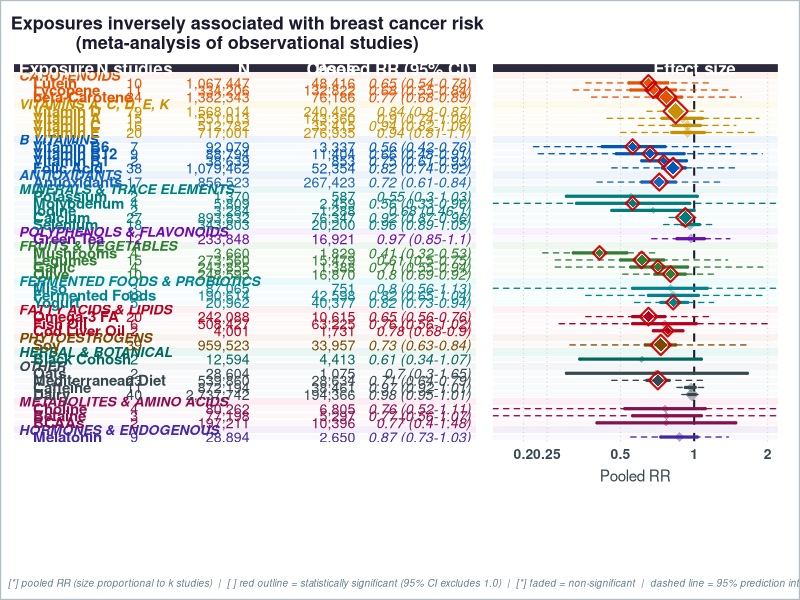
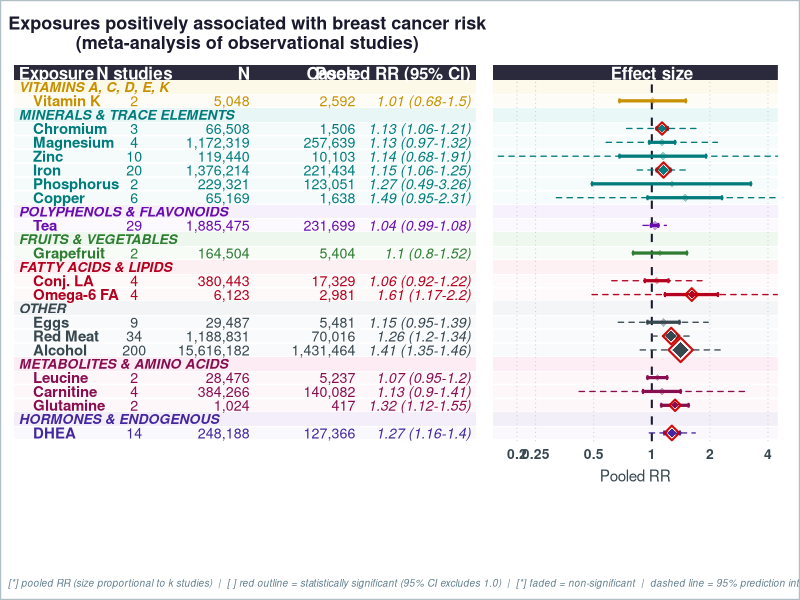
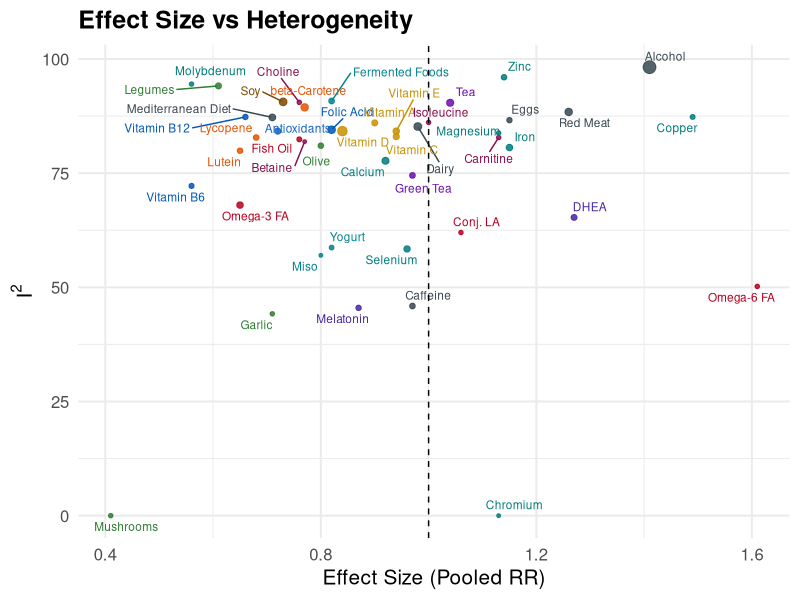
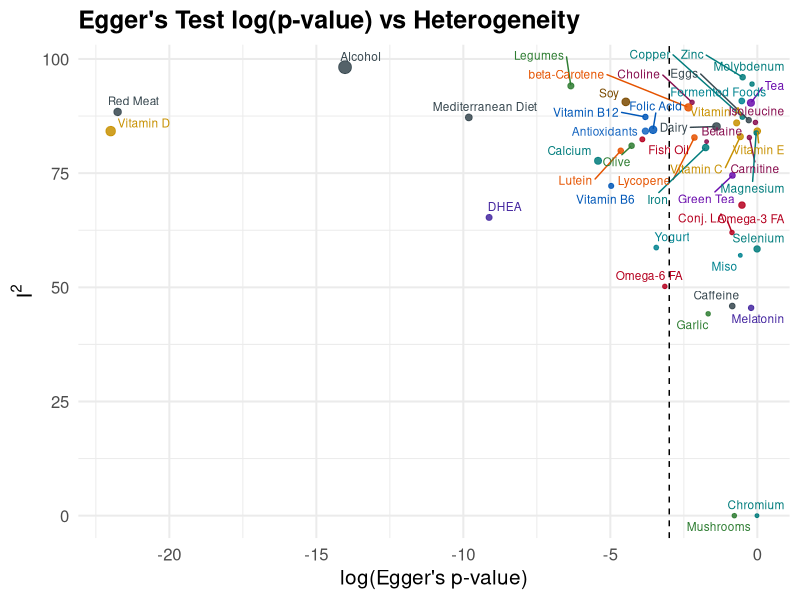

Here is the R script that generated these plots, in order:
# =============================================================================
# Combined analysis plots — Forest plots + Scatter diagnostic plots
# Data: exposures_meta_analysis_final_combined.xlsx
# =============================================================================
script_arg <- grep("^--file=", commandArgs(trailingOnly = FALSE), value = TRUE)
if (length(script_arg) == 1) {
  setwd(dirname(normalizePath(sub("^--file=", "", script_arg))))
}
library(tidyverse)
library(scales)
library(readxl)
library(stringr)
library(cowplot)
library(ggtext)
library(ggrepel)
library(patchwork)

for (pkg in c("ggtext", "cowplot", "ggrepel", "patchwork")) {
  if (!requireNamespace(pkg, quietly = TRUE)) install.packages(pkg)
}

output_dir <- "."
dir.create(output_dir, showWarnings = FALSE, recursive = TRUE)

# =============================================================================
# 1. Read & clean data
# ============================================================================= View(dat_clean)

raw <- read_excel("exposures_meta_analysis_final_combined.xlsx")

# Standardise column names
names(raw) <- c(
  "Exposure", "n_studies", "pooled_es_num",
  "ci_low", "ci_high",
  "pi_low", "pi_high",
  "I2", "eggers_p",
  "Total_N", "N_cases"
)

dat_clean <- raw %>%
  mutate(
    # Reconstruct a display string  "OR (low–high)" for the table column
    pooled_ci_lab = paste0(
      pooled_es_num,
      " (", ci_low, "-", ci_high, ")"
    ),
    N_lab     = comma(Total_N),
    Cases_lab = comma(N_cases),
    sig = ifelse((ci_high < 1 | ci_low > 1), "Significant", "Not significant"),
    direction = case_when(
      pooled_es_num < 1 ~ "Protective",
      pooled_es_num > 1 ~ "Harmful",
      TRUE              ~ "Neutral"
    )
  )

# =============================================================================
# 2. Group mapping, order & colour palettes  (unchanged from original)
# =============================================================================

group_map <- tribble(
  ~Exposure,                  ~Group,
  "eggs",                     "Other",
  "dairy",                    "Other",
  "red_meat",             "Other",
  "fermented_foods",          "Fermented Foods & Probiotics",
  "skyr",                     "Fermented Foods & Probiotics",
  "hemp_seeds",               "Fatty Acids & Lipids",
  "kefir",                    "Fermented Foods & Probiotics",
  "legumes",                  "Fruits & Vegetables",
  "chia_seeds",               "Fatty Acids & Lipids",
  "oats",                     "Other",
  "flax",                     "Phytoestrogens",
  "vitamin_b2",               "B Vitamins",
  "cesium",                   "Minerals & Trace Elements",
  "quercetin",                "Polyphenols & Flavonoids",
  "vitamin_b6",               "B Vitamins",
  "fish_oil",                 "Fatty Acids & Lipids",
  "grape",                    "Fruits & Vegetables",
  "lutein",                   "Carotenoids",
  "molybdenum",               "Minerals & Trace Elements",
  "garlic",                   "Fruits & Vegetables",
  "lycopene",                 "Carotenoids",
  "soy",                      "Phytoestrogens",
  "pantothenic_acid",         "B Vitamins",
  "resveratrol",              "Polyphenols & Flavonoids",
  "vitamin_a",                "Vitamins A, C, D, E, K",
  "vitamin_b1",               "B Vitamins",
  "mediterranean_diet",       "Other",
  "cod_liver_oil",            "Fatty Acids & Lipids",
  "antioxidants",             "Antioxidants",
  "betaine",                  "Metabolites & Amino Acids",
  "beta-carotene",            "Carotenoids",
  "choline",                  "Metabolites & Amino Acids",
  "magnesium",                "Minerals & Trace Elements",
  "olive",                    "Fruits & Vegetables",
  "vitamin_c",                "Vitamins A, C, D, E, K",
  "flaxseed",                 "Phytoestrogens",
  "iodine",                   "Minerals & Trace Elements",
  "green_tea",                "Polyphenols & Flavonoids",
  "mushrooms",                "Fruits & Vegetables",
  "calcium",                  "Minerals & Trace Elements",
  "copper",                   "Minerals & Trace Elements",
  "folic_acid",               "B Vitamins",
  "selenium",                 "Minerals & Trace Elements",
  "potassium",                "Minerals & Trace Elements",
  "vitamin_b12",              "B Vitamins",
  "tea",                      "Polyphenols & Flavonoids",
  "mineral_supplements",      "Minerals & Trace Elements",
  "papaya",                   "Fruits & Vegetables",
  "bcaas",                    "Metabolites & Amino Acids",
  "vitamin_e",                "Vitamins A, C, D, E, K",
  "vitamin_d",                "Vitamins A, C, D, E, K",
  "omega-3_fatty_acids",      "Fatty Acids & Lipids",
  "caffeine",                 "Other",
  "alcohol",                  "Other",
  "leucine",                  "Metabolites & Amino Acids",
  "iron",                     "Minerals & Trace Elements",
  "isoleucine",               "Metabolites & Amino Acids",
  "protein_intake",           "Metabolites & Amino Acids",
  "conjugated_linoleic_acid", "Fatty Acids & Lipids",
  "grapefruit",               "Fruits & Vegetables",
  "creatine",                 "Metabolites & Amino Acids",
  "chromium",                 "Minerals & Trace Elements",
  "glutamine",                "Metabolites & Amino Acids",
  "melatonin",                "Hormones & Endogenous",
  "vitamin_k",                "Vitamins A, C, D, E, K",
  "zinc",                     "Minerals & Trace Elements",
  "carnitine",                "Metabolites & Amino Acids",
  "dehydroepiandrosterone",   "Hormones & Endogenous",
  "cannabidiol",              "Herbal & Botanical",
  "phosphorus",               "Minerals & Trace Elements",
  "ginseng",                  "Herbal & Botanical",
  "vitamin_b3",               "B Vitamins",
  "omega-6_fatty_acids",      "Fatty Acids & Lipids",
  "ginkgo",                   "Herbal & Botanical",
  "coenzyme_q10",             "Antioxidants",
  "sauerkraut",               "Fermented Foods & Probiotics",
  "red_clover",               "Phytoestrogens",
  "black_cohosh",             "Herbal & Botanical",
  "n-acetylcysteine",         "Antioxidants",
  "miso",                     "Fermented Foods & Probiotics",
  "manganese",                "Minerals & Trace Elements",
  "yogurt",                   "Fermented Foods & Probiotics",
  "glucosamine",              "Metabolites & Amino Acids",
  "sage",                     "Herbal & Botanical",
  "pickled_vegetables",       "Fermented Foods & Probiotics",
  "lactobacillus",            "Fermented Foods & Probiotics"
)

group_order <- c(
  "Carotenoids",
  "Vitamins A, C, D, E, K",
  "B Vitamins",
  "Antioxidants",
  "Minerals & Trace Elements",
  "Polyphenols & Flavonoids",
  "Fruits & Vegetables",
  "Fermented Foods & Probiotics",
  "Fatty Acids & Lipids",
  "Phytoestrogens",
  "Herbal & Botanical",
  "Other",
  "Metabolites & Amino Acids",
  "Hormones & Endogenous"
)

group_colors <- c(
  "B Vitamins"               = "#0057B8",
  "Carotenoids"              = "#E55300",
  "Minerals & Trace Elements"= "#007C7C",
  "Fruits & Vegetables"      = "#2E7D32",
  "Vitamins A, C, D, E, K"     = "#C79000",
  "Polyphenols & Flavonoids" = "#6A0DAD",
  "Fermented Foods & Probiotics" = "#00838F",
  "Fatty Acids & Lipids"     = "#B5001F",
  "Phytoestrogens"           = "#7B4A00",
  "Other"                    = "#37474F",
  "Herbal & Botanical"       = "#00695C",
  "Metabolites & Amino Acids"= "#880E4F",
  "Hormones & Endogenous"    = "#4527A0",
  "Antioxidants"             = "#1565C0"
)

group_bg <- c(
  "B Vitamins"               = "#E3EEFA",
  "Carotenoids"              = "#FDEEE6",
  "Minerals & Trace Elements"= "#DFF2F2",
  "Fruits & Vegetables"      = "#E6F4E6",
  "Vitamins A, C, D, E, K"     = "#FBF6E0",
  "Polyphenols & Flavonoids" = "#F2E8FB",
  "Fermented Foods & Probiotics" = "#E0F7FA",
  "Fatty Acids & Lipids"     = "#FBEAED",
  "Phytoestrogens"           = "#F5EDE6",
  "Other"                    = "#ECEFF1",
  "Herbal & Botanical"       = "#E0F2EF",
  "Metabolites & Amino Acids"= "#FCE4EF",
  "Hormones & Endogenous"    = "#EDE7F6",
  "Antioxidants"             = "#E3EEF9"
)

missing_group_map <- setdiff(unique(dat_clean$Exposure), group_map$Exposure)
if (length(missing_group_map) > 0) {
  stop(
    "Missing exposure group mapping for: ",
    paste(sort(missing_group_map), collapse = ", ")
  )
}

# =============================================================================
# 3. Helper: pretty exposure labels
# =============================================================================

prettify_exposure <- function(x) {
  x %>%
    str_replace_all("_", " ") %>%
    str_to_title() %>%
    str_replace("Bcaas",                   "BCAAs") %>%
    str_replace("Beta-Carotene",            "beta-Carotene") %>%
    str_replace("Omega-3 Fatty Acids",      "Omega-3 FA") %>%
    str_replace("Omega-6 Fatty Acids",      "Omega-6 FA") %>%
    str_replace("Conjugated Linoleic Acid", "Conj. LA") %>%
    str_replace("Mineral Supplements",      "Minerals") %>%
    str_replace("Dehydroepiandrosterone",   "DHEA")
}

# =============================================================================
# 4. Forest plot helpers  (identical logic to original)
# =============================================================================

prepare_dat <- function(dat_clean, dir) {
  dat_clean %>%
    filter(n_studies > 1) %>%
    left_join(group_map, by = "Exposure") %>%
    mutate(
      Group          = replace_na(Group, "Other"),
      Exposure_label = prettify_exposure(Exposure),
      Group          = factor(Group, levels = group_order)
    ) %>%
    filter(direction == dir) %>%
    arrange(Group, pooled_es_num) %>%
    mutate(row = row_number())
}

build_plot_rows <- function(df) {
  groups_present <- df %>%
    group_by(Group) %>%
    summarise(n = n(), .groups = "drop") %>%
    arrange(match(Group, c(group_order, "Other")))
  
  plot_row   <- integer(nrow(df))
  label_rows <- list()
  current_row <- 1
  
  for (i in seq_len(nrow(groups_present))) {
    grp   <- as.character(groups_present$Group[i])
    n_grp <- groups_present$n[i]
    
    label_rows[[i]] <- tibble(plot_row = current_row, Group = grp, is_label = TRUE)
    current_row <- current_row + 1
    
    idx <- which(as.character(df$Group) == grp)
    plot_row[idx] <- seq(current_row, current_row + n_grp - 1)
    current_row <- current_row + n_grp
  }
  
  df$plot_row <- plot_row
  list(df = df, labels = bind_rows(label_rows), total_rows = current_row - 1)
}

# ---- Table panel ----
make_table_panel <- function(df, label_df, total_rows, title_text, fs = 3.8) {
  header_y <- 0
  y_lim    <- c(total_rows + 0.6, -0.65)
  
  ggplot() +
    geom_rect(data = df,
              aes(ymin = plot_row - 0.5, ymax = plot_row + 0.5,
                  xmin = -0.05, xmax = 4.75, fill = as.character(Group)),
              alpha = 0.30, inherit.aes = FALSE) +
    scale_fill_manual(values = group_bg, guide = "none") +
    geom_hline(yintercept = seq(0.5, total_rows + 0.5, 1),
               color = "white", linewidth = 0.6) +
    geom_rect(data = label_df,
              aes(ymin = plot_row - 0.5, ymax = plot_row + 0.5,
                  xmin = -0.05, xmax = 4.75, fill = Group),
              alpha = 0.70, inherit.aes = FALSE) +
    geom_text(data = label_df,
              aes(x = 0.0, y = plot_row, label = toupper(Group), color = Group),
              hjust = 0, size = fs - 0.3, fontface = "bold.italic", inherit.aes = FALSE) +
    scale_color_manual(values = group_colors, guide = "none") +
    geom_text(data = df,
              aes(x = 0.15, y = plot_row, label = Exposure_label,
                  color = as.character(Group)),
              hjust = 0, size = fs, fontface = "bold", inherit.aes = FALSE) +
    geom_text(data = df,
              aes(x = 1.2, y = plot_row, label = as.character(n_studies),
                  color = as.character(Group)),
              hjust = 0.5, size = fs - 0.2, inherit.aes = FALSE) +
    geom_text(data = df,
              aes(x = 2.4, y = plot_row, label = N_lab,
                  color = as.character(Group)),
              hjust = 1, size = fs - 0.2, inherit.aes = FALSE) +
    geom_text(data = df,
              aes(x = 3.5, y = plot_row, label = Cases_lab,
                  color = as.character(Group)),
              hjust = 1, size = fs - 0.2, inherit.aes = FALSE) +
    geom_text(data = df,
              aes(x = 4.7, y = plot_row, label = pooled_ci_lab,
                  color = as.character(Group)),
              hjust = 1, size = fs - 0.2, fontface = "italic", inherit.aes = FALSE) +
    annotate("rect",
             xmin = -0.05, xmax = 4.75, ymin = -0.60, ymax = 0.50,
             fill = "#1A1A2E", alpha = 0.93) +
    annotate("text", x = 0.0, y = header_y, label = "Exposure",
             hjust = 0, fontface = "bold", size = fs + 0.5, color = "white") +
    annotate("text", x = 1.2, y = header_y, label = "N studies",
             hjust = 0.5, fontface = "bold", size = fs + 0.5, color = "white") +
    annotate("text", x = 2.4, y = header_y, label = "N",
             hjust = 1, fontface = "bold", size = fs + 0.5, color = "white") +
    annotate("text", x = 3.5, y = header_y, label = "Cases",
             hjust = 1, fontface = "bold", size = fs + 0.5, color = "white") +
    annotate("text", x = 4.7, y = header_y, label = "Pooled RR (95% CI)",
             hjust = 1, fontface = "bold", size = fs + 0.5, color = "white") +
    scale_x_continuous(limits = c(-0.05, 4.8), expand = c(0, 0)) +
    scale_y_continuous(limits = y_lim, trans = "reverse", expand = c(0, 0)) +
    labs(title = title_text) +
    theme_void() +
    theme(
      plot.title      = element_text(face = "bold", hjust = 0.5, size = 13,
                                     color = "#1A1A2E", margin = margin(b = 8, t = 4)),
      plot.background = element_rect(fill = "white", color = NA),
      plot.margin     = margin(8, 4, 8, 10)
    )
}

# ---- Forest panel ----
make_forest_panel <- function(df, label_df, total_rows, xlim_max = 2.5, fs = 3.8) {
  header_y <- 0
  y_lim    <- c(total_rows + 0.6, -0.65)
  # Forest panel x-axis settings
  xlim_min <- 0.15
  x_breaks_all <- c(0.2, 0.25, 0.5, 1, 2, 4)
  x_breaks <- x_breaks_all[x_breaks_all >= xlim_min & x_breaks_all <= xlim_max]
  ggplot() +
    geom_rect(data = df,
              aes(ymin = plot_row - 0.5, ymax = plot_row + 0.5,
                  xmin = xlim_min, xmax = xlim_max, fill = as.character(Group)),
              alpha = 0.28, inherit.aes = FALSE) +
    scale_fill_manual(values = group_bg, guide = "none") +
    geom_hline(yintercept = seq(0.5, total_rows + 0.5, 1),
               color = "white", linewidth = 0.6) +
    geom_rect(data = label_df,
              aes(ymin = plot_row - 0.5, ymax = plot_row + 0.5,
                  xmin = xlim_min, xmax = xlim_max, fill = Group),
              alpha = 0.65, inherit.aes = FALSE) +
    geom_vline(xintercept = x_breaks[x_breaks != 1],
               color = "grey78", linewidth = 0.3, linetype = "dotted") +
    geom_vline(xintercept = 1,
               linetype = "dashed", linewidth = 0.7, color = "#1A1A2E") +
    # CI whiskers
    # CI whisker (main horizontal line)
    geom_segment(data = df,
                 aes(x    = pmax(ci_low,  xlim_min),
                     xend = pmin(ci_high, xlim_max),
                     y = plot_row, yend = plot_row,
                     color = as.character(Group)),
                 linewidth = 1.1, lineend = "round", inherit.aes = FALSE) +
    
    # Left end-cap tick — only draw if ci_low is within range
    geom_segment(data = df %>% filter(ci_low >= xlim_min),
                 aes(x = ci_low, xend = ci_low,
                     y = plot_row - 0.18, yend = plot_row + 0.18,
                     color = as.character(Group)),
                 linewidth = 0.7, inherit.aes = FALSE) +
    
    # Right end-cap tick — only draw if ci_high is within range
    geom_segment(data = df %>% filter(ci_high <= xlim_max),
                 aes(x = ci_high, xend = ci_high,
                     y = plot_row - 0.18, yend = plot_row + 0.18,
                     color = as.character(Group)),
                 linewidth = 0.7, inherit.aes = FALSE) +
    # Prediction interval whiskers (dashed, thinner) — only where available
    geom_segment(data = df %>% filter(!is.na(pi_low) & !is.na(pi_high)),
                 aes(x = pmax(pi_low, xlim_min), xend = pmin(pi_high, xlim_max),
                     y = plot_row, yend = plot_row,
                     color = as.character(Group)),
                 linewidth = 0.45, linetype = "dashed",
                 lineend = "round", inherit.aes = FALSE) +
    # Non-significant diamonds
    geom_point(data = df %>% filter(sig == "Not significant"),
               aes(x = pooled_es_num, y = plot_row,
                   color = as.character(Group), size = n_studies),
               shape = 18, alpha = 0.38, inherit.aes = FALSE) +
    # Significant: white halo + coloured diamond + red outline
    geom_point(data = df %>% filter(sig == "Significant"),
               aes(x = pooled_es_num, y = plot_row, size = n_studies * 1.9),
               shape = 18, color = "white", alpha = 0.55, inherit.aes = FALSE) +
    geom_point(data = df %>% filter(sig == "Significant"),
               aes(x = pooled_es_num, y = plot_row,
                   color = as.character(Group), size = n_studies),
               shape = 18, alpha = 1.0, inherit.aes = FALSE) +
    geom_point(data = df %>% filter(sig == "Significant"),
               aes(x = pooled_es_num, y = plot_row, size = n_studies * 0.9),
               shape = 5, color = "#CC0000", stroke = 1.1, alpha = 0.95,
               inherit.aes = FALSE) +
    # Header bar
    annotate("rect",
             xmin = xlim_min, xmax = xlim_max, ymin = -0.60, ymax = 0.50,
             fill = "#1A1A2E", alpha = 0.93) +
    annotate("text", x = 1, y = header_y, label = "Effect size", hjust = 0.5,
             fontface = "bold", size = fs + 0.5, color = "white") +
    scale_x_log10(
      limits = c(xlim_min, xlim_max),
      breaks = x_breaks,
      labels = as.character(x_breaks),
      expand = c(0, 0)
    )+
    scale_y_continuous(limits = y_lim, trans = "reverse", expand = c(0, 0)) +
    scale_color_manual(
      values = group_colors,
      name   = "Exposure group",
      guide  = guide_legend(
        ncol           = 5,
        override.aes   = list(shape = 15, size = 4.8, alpha = 1),
        title.position = "top",
        title.hjust    = 0,
        byrow          = TRUE
      )
    ) +
    scale_size_continuous(range = c(2.0, 6.5), guide = "none") +
    labs(x = "Pooled RR", y = NULL) +
    theme_minimal(base_size = 11) +
    theme(
      axis.text.y      = element_blank(),
      axis.ticks.y     = element_blank(),
      axis.text.x      = element_text(size = 10, color = "#37474F", face = "bold"),
      axis.title.x     = element_text(size = 11, color = "#37474F", margin = margin(t = 6)),
      panel.grid       = element_blank(),
      legend.position  = "bottom",
      legend.text      = element_text(size = 8.2,  color = "#1A1A2E"),
      legend.title     = element_text(size = 9.2, color = "#1A1A2E", face = "bold"),
      legend.key.size  = unit(0.48, "cm"),
      legend.spacing.x = unit(0.28, "cm"),
      legend.margin    = margin(t = 2, r = 0, b = 2, l = 0),
      plot.background  = element_rect(fill = "white", color = NA),
      plot.margin      = margin(8, 16, 8, 2)
    )
}

# ---- Caption ----
make_caption <- function(direction) {
  side <- if (direction == "Protective") {
    "RR < 1 = inversely associated with breast cancer risk."
  } else {
    "RR > 1 = positively associated with breast cancer risk."
  }
  paste0(
    "[*] pooled RR (size proportional to k studies)  |  ",
    "[ ] red outline = statistically significant (95% CI excludes 1.0)  |  ",
    "[*] faded = non-significant  |  dashed line = 95% prediction interval  |  "
  )
}

# ---- Compose & save ----
save_forest_figure <- function(direction, title_text, xlim_max, filename) {
  output_path <- file.path(output_dir, filename)
  df_raw     <- prepare_dat(dat_clean, direction)
  built      <- build_plot_rows(df_raw)
  df         <- built$df
  label_df   <- built$labels
  total_rows <- built$total_rows
  
  tbl        <- make_table_panel(df, label_df, total_rows, title_text)
  fst        <- make_forest_panel(df, label_df, total_rows, xlim_max)
  legend_grob <- get_legend(fst)
  fst_no_leg  <- fst + theme(legend.position = "none")
  
  caption_grob <- ggdraw() +
    draw_label(make_caption(direction),
               x = 0.01, hjust = 0, size = 7.2,
               color = "#607D8B", fontface = "italic")
  
  combined <- plot_grid(
    plot_grid(tbl, fst_no_leg,
              ncol = 2, rel_widths = c(1.55, 1),
              align = "h", axis = "tb"),
    legend_grob,
    caption_grob,
    ncol        = 1,
    rel_heights = c(1, 0.14, 0.07)
  )
  
  final <- ggdraw(combined) +
    draw_line(x = c(0, 1, 1, 0, 0),
              y = c(0, 0, 1, 1, 0),
              color = "#B0BEC5", linewidth = 0.8)
  
  ggsave(output_path,
         plot = final, width = 297, height = 250,
         units = "mm", device = "pdf", dpi = 300)
  message("Saved: ", output_path)
  invisible(final)
}

# =============================================================================
# 5. Scatter / diagnostic plots  (Plot.R style, adapted for new columns)
#    Two separate functions — one per plot
# =============================================================================

# Shared helper: build the filtered + labelled data frame
build_scatter_df <- function(dat_clean, min_studies = 2) {
  dat_clean %>%
    filter(n_studies > min_studies) %>%
    left_join(group_map, by = "Exposure") %>%
    mutate(
      Group          = replace_na(Group, "Other"),
      Group          = factor(Group, levels = group_order),
      exposure_label = prettify_exposure(Exposure),
      log_eggers_p   = log(eggers_p)   # natural log, same as original
    )
}

# ---- Plot 1: Effect Size vs I² ----
make_es_heterogeneity_plot <- function(dat_clean, min_studies = 2,
                                       filename = "plot_es_vs_heterogeneity.pdf") {
  output_path <- file.path(output_dir, filename)
  
  plot_df <- build_scatter_df(dat_clean, min_studies)
  
  p <- ggplot(plot_df,
              aes(x = pooled_es_num, y = I2, color = as.character(Group))) +
    geom_point(aes(size = n_studies), alpha = 0.85) +
    geom_text_repel(aes(label = exposure_label), size = 3, max.overlaps = 20) +
    geom_vline(xintercept = 1, linetype = "dashed") +
    scale_color_manual(values = group_colors, guide = "none") +
    scale_size_continuous(range = c(1, 4), name = "Number of studies") +
    labs(
      title = "Effect Size vs Heterogeneity",
      x     = "Effect Size (Pooled RR)",
      y     = expression(I^2)
    ) +
    theme_minimal(base_size = 15) +
    theme(
      legend.position = "none",
      plot.title      = element_text(face = "bold")
    )
  
  ggsave(output_path,
         plot = p, width = 210, height = 210,
         units = "mm", device = "pdf", dpi = 300)
  message("Saved: ", output_path)
  invisible(p)
}

# ---- Plot 2: log(Egger's p-value) vs I² ----
make_eggers_heterogeneity_plot <- function(dat_clean, min_studies = 2,
                                           filename = "plot_eggers_vs_heterogeneity.pdf") {
  output_path <- file.path(output_dir, filename)
  
  plot_df <- build_scatter_df(dat_clean, min_studies) %>%
    filter(!is.na(log_eggers_p))
  
  p <- ggplot(plot_df,
              aes(x = log_eggers_p, y = I2, color = as.character(Group))) +
    geom_point(aes(size = n_studies), alpha = 0.85) +
    geom_text_repel(aes(label = exposure_label), size = 3, max.overlaps = 20) +
    geom_vline(xintercept = log(0.05), linetype = "dashed") +   # log(0.05) ≈ -2.996
    scale_color_manual(values = group_colors, guide = "none") +
    scale_size_continuous(range = c(1, 4), name = "Number of studies") +
    labs(
      title = "Egger's Test log(p-value) vs Heterogeneity",
      x     = "log(Egger's p-value)",
      y     = expression(I^2)
    ) +
    theme_minimal(base_size = 15) +
    theme(
      legend.position = "none",
      plot.title      = element_text(face = "bold")
    )
  
  ggsave(output_path,
         plot = p, width = 210, height = 210,
         units = "mm", device = "pdf", dpi = 300)
  message("Saved: ", output_path)
  invisible(p)
}

# =============================================================================
# 6. Render all figures
# =============================================================================

save_forest_figure(
  direction  = "Protective",
  title_text = "Exposures inversely associated with breast cancer risk\n(meta-analysis of observational studies)",
  xlim_max   = 2.2,
  filename   = "forest_protective.pdf"
)

save_forest_figure(
  direction  = "Harmful",
  title_text = "Exposures positively associated with breast cancer risk\n(meta-analysis of observational studies)",
  xlim_max   = 4.5,
  filename   = "forest_harmful.pdf"
)

make_es_heterogeneity_plot(
  dat_clean   = dat_clean,
  min_studies = 2,
  filename    = "plot_es_vs_heterogeneity.pdf"
)

make_eggers_heterogeneity_plot(
  dat_clean   = dat_clean,
  min_studies = 2,
  filename    = "plot_eggers_vs_heterogeneity.pdf"
)

message("All figures saved to: ", getwd())
